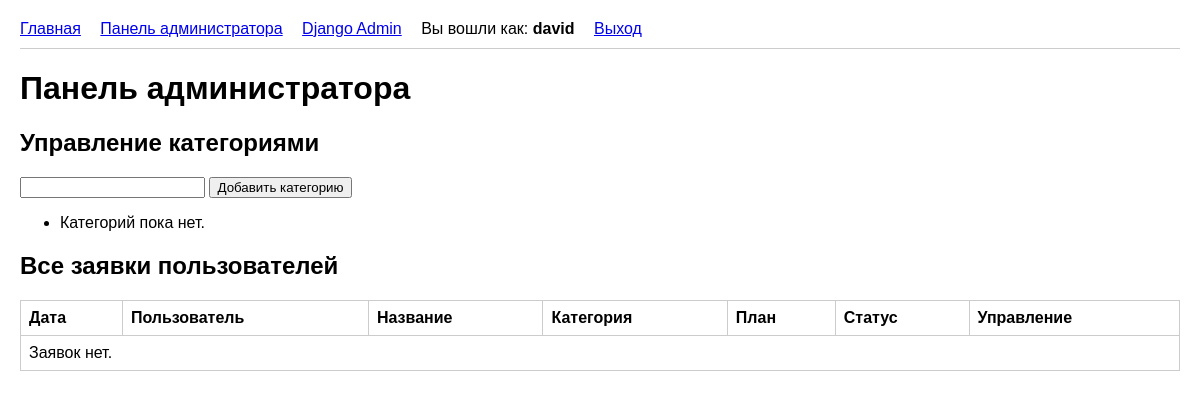
Before: /panel/ (signed in) with the older database file.
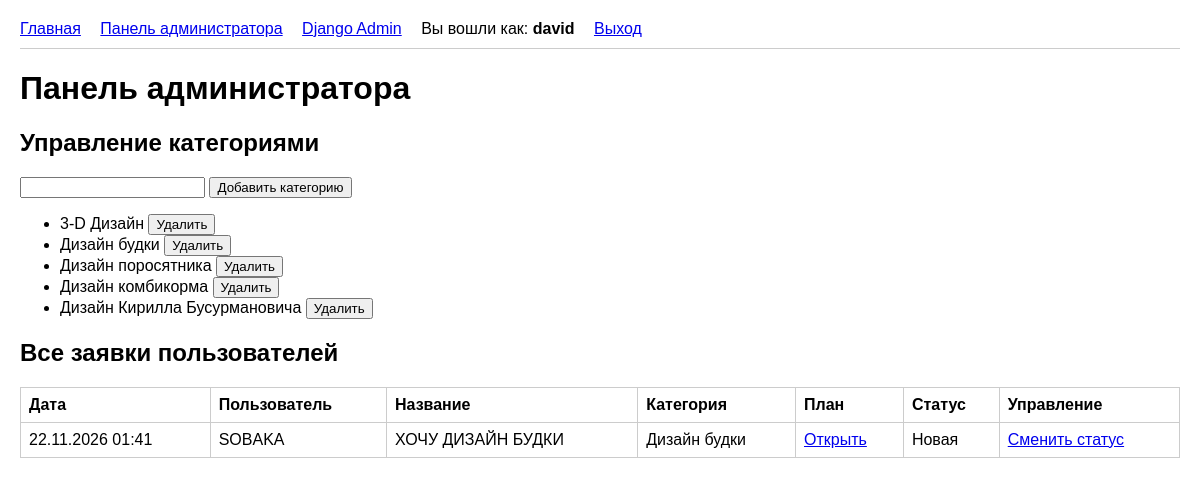
After: the same page with the newer database file.
### portal/models.py (models this page shows, shortened)
class CustomUser(AbstractUser):
    full_name = models.CharField('ФИО', max_length=255)
    email = models.EmailField('Email', unique=True)
    consent = models.BooleanField('Согласие на обработку ПД', default=False)

class Category(models.Model):
    name = models.CharField('Название категории', max_length=100, unique=True)

class Application(models.Model):
    STATUS_CHOICES = [
        ('new', 'Новая'),
        ('in_progress', 'Принято в работу'),
        ('completed', 'Выполнено'),
    ]
    user = models.ForeignKey(CustomUser, on_delete=models.CASCADE, verbose_name='Пользователь')
    category = models.ForeignKey(Category, on_delete=models.CASCADE, verbose_name='Категория')
    title = models.CharField('Название заявки', max_length=200)
    description = models.TextField('Описание')
    photo = models.ImageField('Фото помещения или план', upload_to='plans/')
    created_at = models.DateTimeField('Дата создания', auto_now_add=True)
    status = models.CharField('Статус', max_length=20, choices=STATUS_CHOICES, default='new')
    admin_comment = models.TextField('Комментарий администратора', blank=True, null=True)
    design_image = models.ImageField('Готовый дизайн', upload_to='designs/', blank=True, null=True)
    class Meta:
        ordering = ['-created_at']

### portal/views.py (the view)
# urls.py: path('panel/', views.admin_dashboard, name='admin_dashboard'),
@user_passes_test(is_admin)
def admin_dashboard(request):
    apps = Application.objects.all()
    categories = Category.objects.all()
    if request.method == 'POST':
        cat_form = CategoryForm(request.POST)
        if cat_form.is_valid():
            cat_form.save()
            return redirect('admin_dashboard')
    else:
        cat_form = CategoryForm()
    return render(request, 'admin_dashboard.html', {
        'apps': apps,
        'categories': categories,
        'cat_form': cat_form,
    })

### portal/forms.py (shortened to what this page needs)
class CategoryForm(forms.ModelForm):
    class Meta:
        model = Category
        fields = ['name']

### portal/views.py (called while the page is built)
def is_admin(user):
    return user.is_authenticated and user.is_staff

### templates/admin_dashboard.html (shortened to what this page needs)
{% extends 'base.html' %}
{% block content %}
<h1>Панель администратора</h1>
<h2>Управление категориями</h2>
<form method="post" style="margin-bottom: 10px;">
    {{ cat_form.name }}
    <button type="submit">Добавить категорию</button>
</form>
<ul>
    {% for cat in categories %}
    <li>
        {{ cat.name }}
        <form method="post" action="{% url 'delete_category' cat.pk %}" style="display:inline;">
            <button type="submit">Удалить</button>
        </form>
    </li>
    {% empty %}
    <li>Категорий пока нет.</li>
    {% endfor %}
</ul>
<h2>Все заявки пользователей</h2>
<table>
    <tr>
        <th>Дата</th>
        <th>Пользователь</th>
        <th>Название</th>
        <th>Категория</th>
        <th>План</th>
        <th>Статус</th>
        <th>Управление</th>
    </tr>
    {% for app in apps %}
    <tr>
        <td>{{ app.created_at|date:"d.m.Y H:i" }}</td>
        <td>{{ app.user.username }}</td>
        <td>{{ app.title }}</td>
        <td>{{ app.category.name }}</td>
        <td><a href="{{ app.photo.url }}" target="_blank">Открыть</a></td>
        <td>{{ app.get_status_display }}</td>
        <td>
            {% if app.status == 'new' %}
            <a href="{% url 'change_status' app.pk %}">Сменить статус</a>
            {% else %}
            Статус изменён
            {% endif %}
        </td>
    </tr>
    {% empty %}
    <tr><td colspan="7">Заявок нет.</td></tr>
    {% endfor %}
</table>
{% endblock %}

### templates/base.html (shortened to what this page needs)
<!DOCTYPE html>
<html lang="ru">
<head>
</head>
<body>
<nav>
    <a href="{% url 'index' %}">Главная</a>
    {% if user.is_authenticated %}
    {% if user.is_staff %}
    <a href="{% url 'admin_dashboard' %}">Панель администратора</a>
    <a href="/superadmin/">Django Admin</a>
    {% else %}
    <a href="{% url 'profile' %}">Мои заявки</a>
    <a href="{% url 'create_app' %}">Создать заявку</a>
    {% endif %}
    <span>Вы вошли как: <b>{{ user.username }}</b></span>
    <a href="{% url 'logout' %}" style="margin-left: 15px;">Выход</a>
    {% else %}
    <a href="{% url 'login' %}">Вход</a>
    <a href="{% url 'register' %}">Регистрация</a>
    {% endif %}
</nav>
{% block content %}{% endblock %}
</body>
</html>

### templates/base.html (style rules this page uses)
body { font-family: Arial, sans-serif; margin: 20px; }
nav { margin-bottom: 20px; padding-bottom: 10px; border-bottom: 1px solid #ccc; }
nav a { margin-right: 15px; }
table { border-collapse: collapse; width: 100%; margin-top: 10px; }
th, td { border: 1px solid #ccc; padding: 8px; text-align: left; }

Changed rows visible on the page:
added Category: name "3-D Дизайн"
added Category: name "Дизайн будки"
added Category: name "Дизайн поросятника"
added Category: name "Дизайн комбикорма"
added Category: name "Дизайн Кирилла Бусурмановича"
added Application: created_at "22.11.2026 01:41", user.username "SOBAKA", title "ХОЧУ ДИЗАЙН БУДКИ", category.name "Дизайн будки", status "Новая", shows "Сменить статус"
Other visible differences:
text no longer shown: "Категорий пока нет. Заявок нет."
